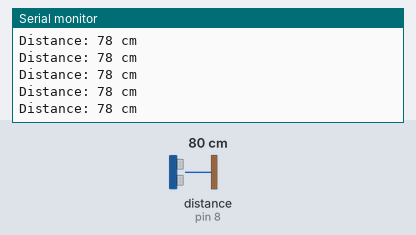
The sketch below on a simulated Arduino Uno, built with avr-gcc and run on an emulated ATmega328P. Shown: the last lines printed to the serial monitor. Wiring (inferred from the names in the program): ultrasonic range finder: trigger pin 7; echo pin 8. The inputs (shaded band) are chosen by the test bench; at power-on: distance to the obstacle (sensor on pin 8) 80 cm. The echo pulse lasts 58.3 µs per cm.

Above: at 1.2 s.
1.3 s: distance to the obstacle (sensor on pin 8) set to 2 cm
At 2.2 s:
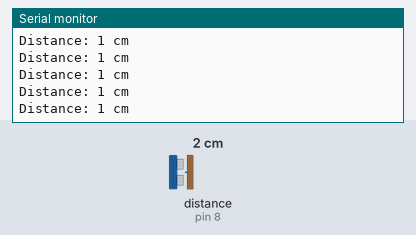
4.3 s: distance to the obstacle (sensor on pin 8) set to 18 cm
At 5.1 s:
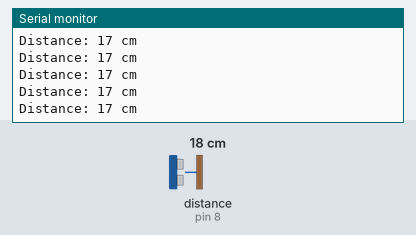
7.3 s: distance to the obstacle (sensor on pin 8) set to 120 cm
At 8.1 s:
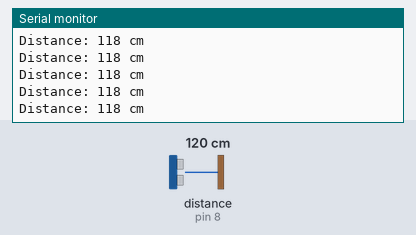
13.3 s: distance to the obstacle (sensor on pin 8) set to 4 cm
At 14.0 s:
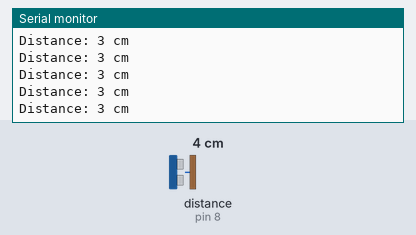
19.3 s: distance to the obstacle (sensor on pin 8) set to 250 cm
At 20.3 s:
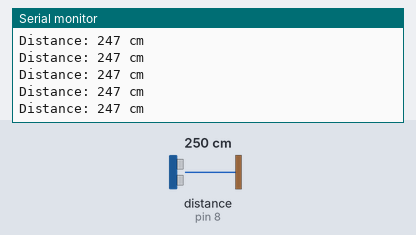
Timing chart, 0 to 22.3 s (numbered marks = the images above; inputs shaded):
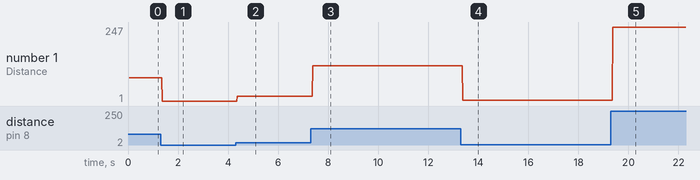

The sketch:

Range_Finder.ino
```cpp
#define echoPin 8 // was 2
#define trigPin 7  // was 3

long duration;
int distance;

void setup() {
  // put your setup code here, to run once:
  pinMode(trigPin, OUTPUT);
  pinMode(echoPin, INPUT);
  Serial.begin(9600);
  Serial.println("Ultrasonic Sensor HC-SR07");
  Serial.println("with Arduino UNO R3");
}

void loop() {
  // put your main code here, to run repeatedly:

  // Clears the trigPin condition
  digitalWrite(trigPin, LOW);
  delayMicroseconds(2);

  // Sets the trigPin HIGH (ACTIVE) for 10 microseconds
  digitalWrite(trigPin, HIGH);
  delayMicroseconds(10);
  digitalWrite(trigPin, LOW);

  // Reads the echoPin, returns the sound wave travel time in microseconds
  duration = pulseIn(echoPin, HIGH);

  // calculate the distance
  distance = duration * 0.034 / 2;

  Serial.print("Distance: ");
  Serial.print(distance);
  Serial.println(" cm");
}
```

Measured:
- after the input at 1.3 s, the serial monitor: prints a new line after 0.08 s (image 1)
- after the input at 4.3 s, the serial monitor: prints a new line after 0.07 s (image 2)
- after the input at 7.3 s, the serial monitor: prints a new line after 0.08 s (image 3)
- after the input at 13.3 s, the serial monitor: prints a new line after 0.09 s (image 4)
- after the input at 19.3 s, the serial monitor: prints a new line after 0.08 s (image 5)
- plotted number 1: 78 → 1 after the input at 1.3 s, 1 → 17 after the input at 4.3 s, 17 → 118 after the input at 7.3 s, 118 → 3 after the input at 13.3 s, 3 → 247 after the input at 19.3 s
